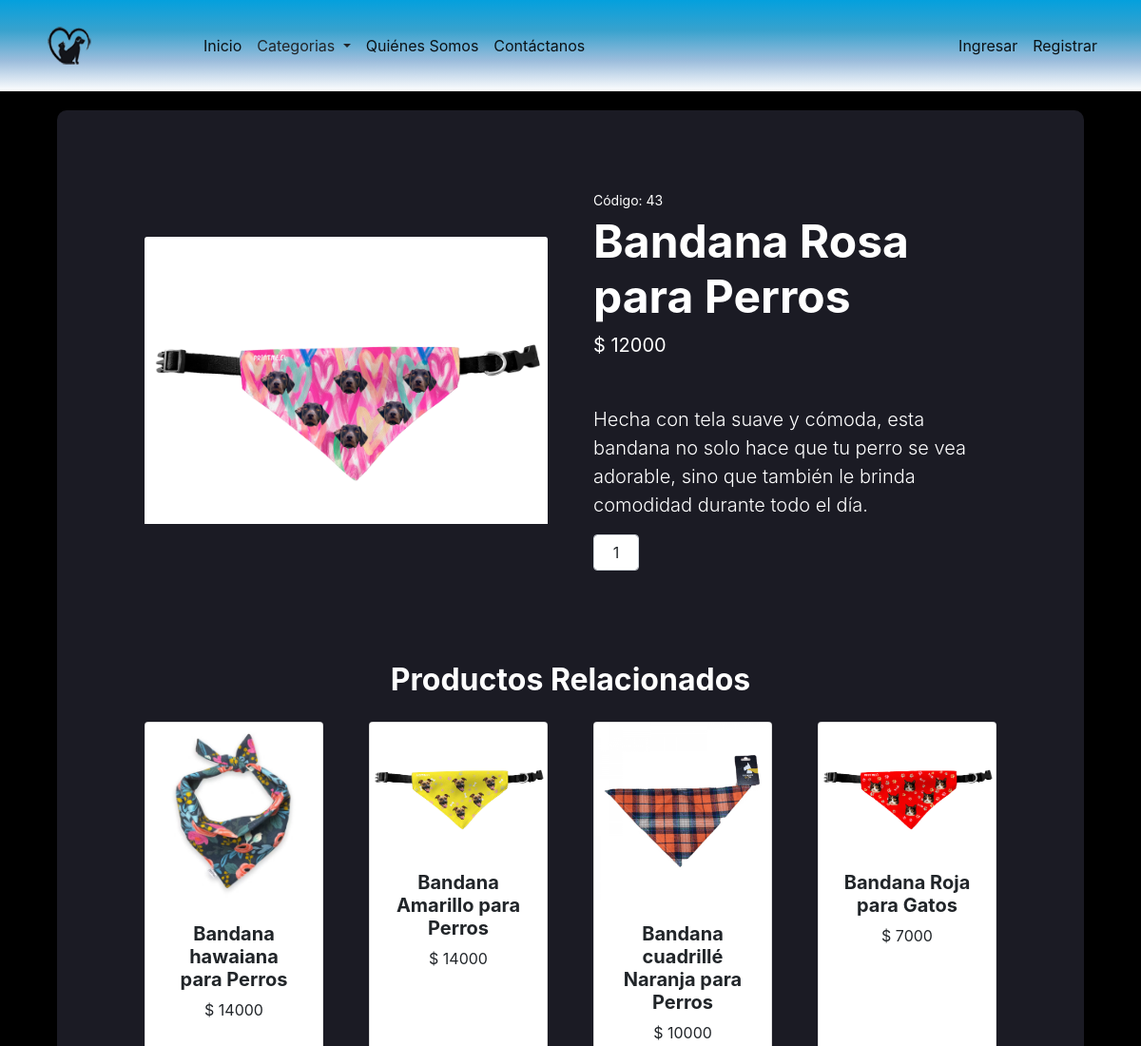
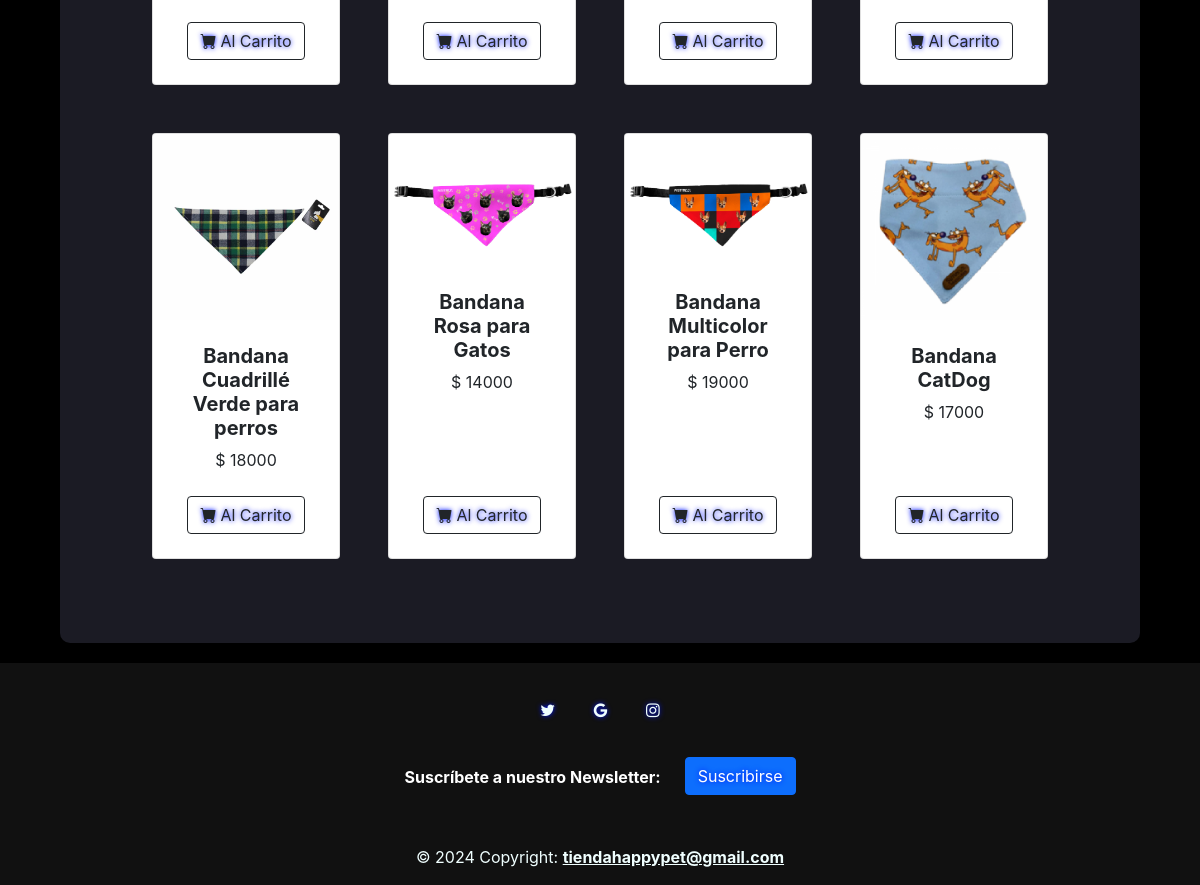
The app's page /detalleproducto/43/ with its own data (2 pictures, top to bottom).
### tienda/models.py (models this page shows, shortened)
class Productos(models.Model):
    nombre = models.CharField(max_length=100)
    imagen = models.ImageField(upload_to='imgproductos/%Y/%m/%d', blank=True)
    descripcion = models.CharField(max_length=500)
    precio = models.IntegerField()
    stock = models.IntegerField(null=True, default=0)
    categoria = models.ForeignKey(Categorias, on_delete=models.PROTECT)
    oferta = models.BooleanField(default=False)
    class Meta:
        db_table = 'productos'
        verbose_name = 'Producto'
        verbose_name_plural = 'Productos'
        ordering = ['id']

### tienda/views.py (the view)
# urls.py: path('producto/', views.detalleProducto, name='producto'),
def detalleProducto(request, id):
    product = get_object_or_404(Productos, id=id)
    otrosProductos = Productos.objects.filter(categoria=product.categoria)
    data = {
        'producto': product,
        'productosRelacionados': otrosProductos
    }
    return render(request, 'producto/detalle.html', data)

### tienda/context_processors.py (called while the page is built)
def extras(request):
	lista_categorias = Categorias.objects.all().order_by('nombre')
	return {'categorias':lista_categorias}

def importe_total_carro(request):
	total=0
	if request.user.is_authenticated:
		if "carro" in request.session:
			for key, value in request.session["carro"].items():
				total= total + int(value["precio"])
	return {"importe_total_carro":total}

### templates/producto/detalle.html (shortened to what this page needs)
{% extends "layouts/tienda.html" %} {% block content %}
<section class="py-5">
    <div class="container px-4 px-lg-5 my-3">
        <div class="row gx-4 gx-lg-5 align-items-center">
            {% if producto.imagen %}
            <div class="col-md-6"><img class="card-img-top mb-5 mb-md-0" src="{{ producto.imagen.url }}" /></div>
            {% else %}
            <div class="col-md-6"><img class="card-img-top mb-5 mb-md-0" src="https://dummyimage.com/450x300/dee2e6/6c757d.jpg" alt="..." /></div>
            {% endif %}
            <div class="col-md-6">
                <div class="small mb-1">Código: {{ producto.id }}</div>
                <h1 class="display-5 fw-bolder">{{ producto.nombre }}</h1>
                <div class="fs-5 mb-5">
                    <span>$ {{ producto.precio }} </span>
                </div>
                <p class="lead">{{ producto.descripcion }}</p>
                <div class="d-flex">
                    <input class="form-control text-center me-3" id="inputQuantity" type="num" value="1" style="max-width: 3rem" />
                </div>
            </div>
        </div>
    </div>
</section>
<section class="py-3">
    <div class="container px-3 px-lg-5 mt-3">
        <h2 class="fw-bolder mb-4 text-center">Productos Relacionados</h2>
        <div class="row gx-4 gx-lg-5 row-cols-2 row-cols-md-3 row-cols-xl-4 justify-content-center">
            {% for product in productosRelacionados %} {% if product.id == producto.id %} {% else %}
            <div class="col mb-5">
                <div class="card h-100">
                    {% if product.imagen %}
                    <img class="card-img-top" src="{{ product.imagen.url }}" /> {% else %}
                    <img class="card-img-top" src="https://dummyimage.com/450x300/dee2e6/6c757d.jpg" alt="producto" /> {% endif %}
                    <div class="card-body p-4">
                        <div class="text-center">
                            <h5 class="fw-bolder">{{ product.nombre }}</h5>
                            $ {{ product.precio }}
                        </div>
                    </div>
                    <div class="card-footer p-4 pt-0 border-top-0 bg-transparent">
                        <div class="text-center">
                            <a class="btn btn-outline-dark mt-auto" href="#"> <i class="bi-cart-fill me-1"></i>Al Carrito</a>
                        </div>
                    </div>
                </div>
            </div>
            {% endif %} {% endfor %}
        </div>
    </div>
</section>
{% endblock %}

### templates/layouts/tienda.html (style rules this page uses)
.btn { text-shadow: 0 0 5px rgb(0, 21, 255); }

### templates/producto/detalle.html (style rules this page uses)
.container { color: white; }

### records on screen
Productos: imagen (picture), id "43", nombre "Bandana Rosa para Perros", precio "12000", descripcion "Hecha con tela suave y cómoda, esta bandana no solo hace que tu perro se vea adorable, sino que también le brinda comodidad durante todo el día."
Productos: imagen (picture), nombre "Bandana hawaiana para Perros", precio "14000"
Productos: imagen (picture), nombre "Bandana Amarillo para Perros", precio "14000"
Productos: imagen (picture), nombre "Bandana cuadrillé Naranja para Perros", precio "10000"
Productos: imagen (picture), nombre "Bandana Roja para Gatos", precio "7000"
Productos: imagen (picture), nombre "Bandana Cuadrillé Verde para perros", precio "18000"
Productos: imagen (picture), nombre "Bandana Rosa para Gatos", precio "14000"
Productos: imagen (picture), nombre "Bandana Multicolor para Perro", precio "19000"
Productos: imagen (picture), nombre "Bandana CatDog", precio "17000"
